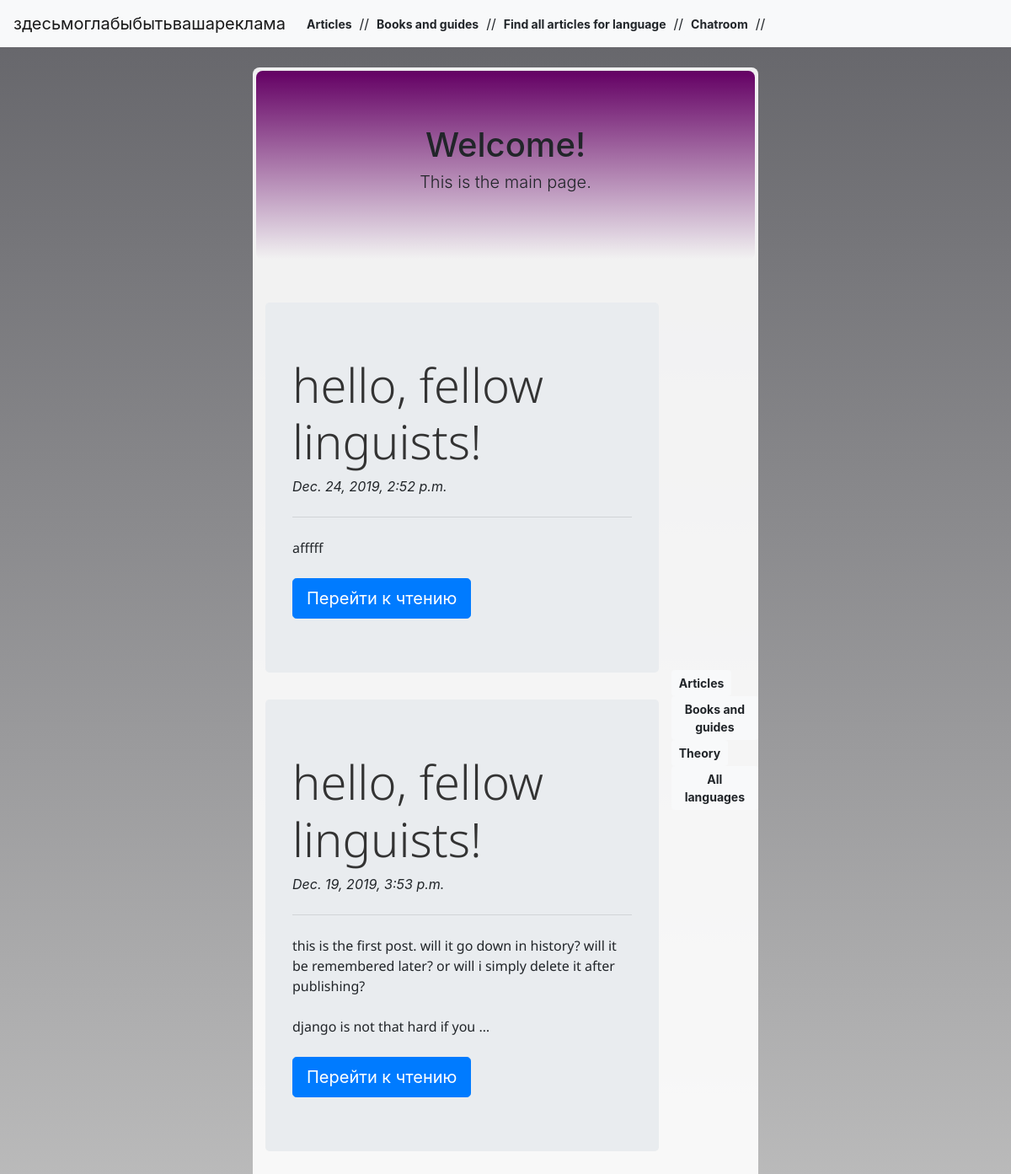
Before: / with the older database file.
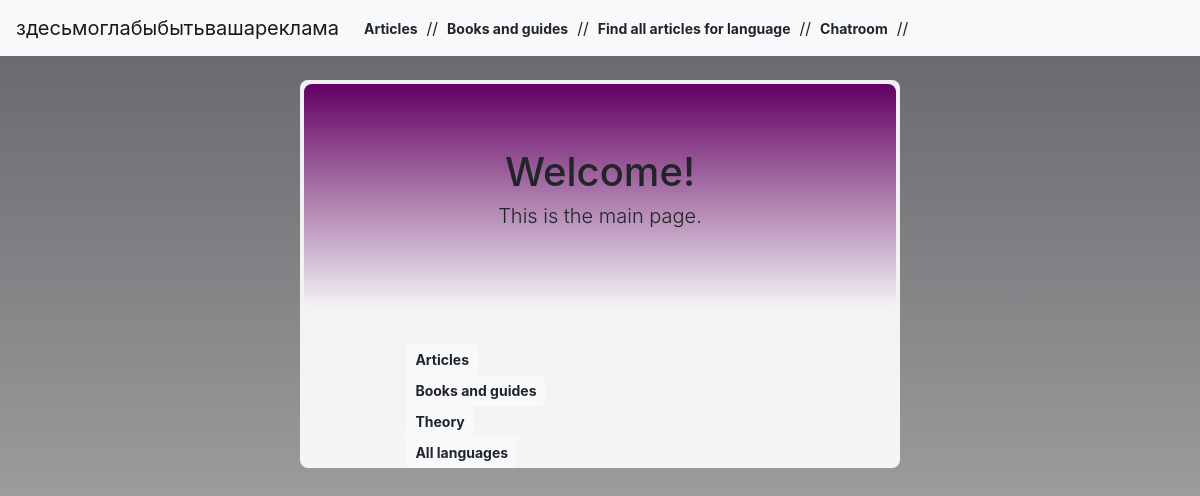
After: the same page with the newer database file.
### blog/models.py (models this page shows, shortened)
class Article(models.Model):
    author = models.ForeignKey('Profile', on_delete=models.SET_NULL, null=True, related_name='+')
    title = models.CharField(max_length=200)
    text = models.TextField()
    date = models.DateTimeField(default=timezone.now)
    language = models.CharField(max_length=40, default='other')
    tags = models.ManyToManyField('Tag', blank=True)

### blog/views.py (the view)
# urls.py: path('', views.index, name='index'),
def index(request):
    news = Article.objects.filter(date__lte=timezone.now()).order_by('-date')[:2]
    return render(request, 'index.html', {'news': news})

### blog/templates/index.html (shortened to what this page needs)
{% extends "base.html" %}
{% block content %}
<html>
<head>
</head>
<td style="padding: 4px;" colspan=10>
    <div class="jumbotron jumbotron-fluid" style="background:
    linear-gradient(rgba(100, 0, 100, 1), rgba(125, 250, 250, 0)); border-radius: 8px">
        <div class="container">
            <h1 class="display-4"><center><h1>Welcome!</h1>
                <p class="lead">This is the main page.</p></center>
        </div>
    </div>
<tr><td>
    {% for item in news %}
    <div class="jumbotron">
        <h1 class="display-4" style="font-family: 'Noto Sans', sans-serif; color: #333333">{{ item.title }}</h1><i>{{ item.date }}</i>
        <hr class="my-4">
        <text style="font-family: 'Noto Sans', sans-serif"> {{ item.text|linebreaksbr|truncatewords:"30" }} </text>
        <br><br>
        <a class="btn btn-primary btn-lg" href="/articles/{{ item.id }}" role="button">Перейти к чтению</a>
    </div>
    {% endfor %}
</td><td style='padding: 0px'>
<div class="btn-group-vertical">
    <a href="/articles/"><button type="button" class="btn btn-light btn-sm"><b>Articles</b></button></a>
    <a href="/books/"><button type="button" class="btn btn-light btn-sm"><b>Books and guides</b></button></a>
    <a href="/theory/"><button type="button" class="btn btn-light btn-sm"><b>Theory</b></button></a>
    <a href="/map/"><button type="button" class="btn btn-light btn-sm"><b>All languages</b></button></a>
</div>
</td>
</body>
</html>
{% endblock %}

### blog/templates/base.html (shortened to what this page needs)
<!DOCTYPE html>
<html lang="en" style="min-height: 100%;">
<head>
    <link rel="stylesheet" href="https://stackpath.bootstrapcdn.com/bootstrap/4.3.1/css/bootstrap.min.css">
</head>
<body style='background: linear-gradient(rgba(100, 100, 105, 1), rgba(190, 190, 190, 1)); height: 100%'>
<nav class="navbar navbar-expand-lg navbar-light bg-light">
  <a class="navbar-brand" href="/">здесьмоглабыбытьвашареклама</a>
    <a href="/articles/"><button type="button" class="btn btn-light btn-sm"><b>Articles</b></button></a> //
    <a href="/books/"><button type="button" class="btn btn-light btn-sm"><b>Books and guides</b></button></a> //
    <a href="/map/"><button type="button" class="btn btn-light btn-sm"><b>Find all articles for language</b></button></a> //
    <a href="/theory/"><button type="button" class="btn btn-light btn-sm"><b>Chatroom</b></button></a> //
</nav>
<center><table style="background: rgba(255, 255, 255, 0.9); border-radius: 8px;" width='50%' height=100 cellpadding=15>
<tr style="font-family: 'Noto Sans' color: #220077">
{% block content %}
{% endblock %} </td></tr> <br>
</body>
</html>

Changed rows visible on the page:
removed Article: title "hello, fellow linguists!", date "Dec. 24, 2019, 2:52 p.m.", text "afffff"
removed Article: title "hello, fellow linguists!", date "Dec. 19, 2019, 3:53 p.m.", text "this is the first post. will it go down in history? will it be remembered later? or will i simply delete it after publishing? django is not that hard if you …"
